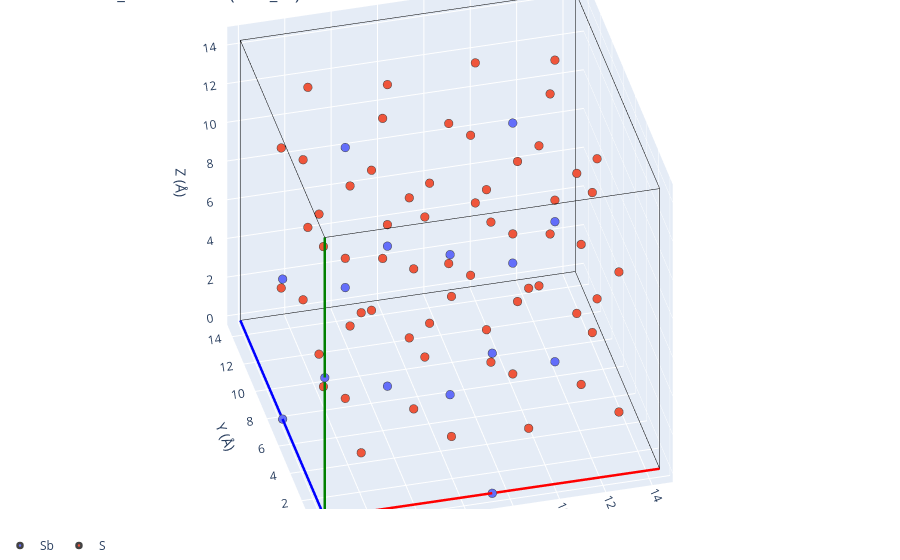

The cell this chart's notebook holds for it:
### Markdown cell above
`structure_2.cif` is the lower-symmetry *P*-42₁*c* description. Its framework cations sit on
the Sb sublattice (the W is folded into the disordered Sb site), so only Sb and S remain after
removing the sodium.

### Code cell
framework_2 = immobile_sites(f'{DATA}/structure_2.cif', supercell=(2, 2, 2))

print(f'structure_2 framework sites: {len(framework_2)}')
plot_3d(structure=framework_2, title='structure_2 framework (P-42_1c)')

### Figure 1 — Plotly figure (JSON) as saved in the notebook; plotly's stock layout.template omitted (floating-point values rounded to 4 significant figures)
{"data": [{"line": {"color": "red", "width": 5}, "mode": "lines", "showlegend": false, "type": "scatter3d", "x": [0.0, 14.44], "y": [0.0, -0.02995], "z": [0.0, 3.137e-05]}, {"line": {"color": "blue", "width": 5}, "mode": "lines", "showlegend": false, "type": "scatter3d", "x": [0.0, -0.02995], "y": [0.0, 14.44], "z": [0.0, -5.366e-05]}, {"line": {"color": "green", "width": 5}, "mode": "lines", "showlegend": false, "type": "scatter3d", "x": [0.0, 3.129e-05], "y": [0.0, -5.396e-05], "z": [0.0, 14.48]}, {"line": {"color": "black", "width": 1}, "mode": "lines", "showlegend": false, "type": "scatter3d", "x": [14.44, 14.41], "y": [-0.02995, 14.41], "z": [3.137e-05, -2.229e-05]}, {"line": {"color": "black", "width": 1}, "mode": "lines", "showlegend": false, "type": "scatter3d", "x": [14.44, 14.44], "y": [-0.02995, -0.03], "z": [3.137e-05, 14.48]}, {"line": {"color": "black", "width": 1}, "mode": "lines", "showlegend": false, "type": "scatter3d", "x": [-0.02995, 14.41], "y": [14.44, 14.41], "z": [-5.366e-05, -2.229e-05]}, {"line": {"color": "black", "width": 1}, "mode": "lines", "showlegend": false, "type": "scatter3d", "x": [-0.02995, -0.02991], "y": [14.44, 14.44], "z": [-5.366e-05, 14.48]}, {"line": {"color": "black", "width": 1}, "mode": "lines", "showlegend": false, "type": "scatter3d", "x": [3.129e-05, 14.44], "y": [-5.396e-05, -0.03], "z": [14.48, 14.48]}, {"line": {"color": "black", "width": 1}, "mode": "lines", "showlegend": false, "type": "scatter3d", "x": [3.129e-05, -0.02991], "y": [-5.396e-05, 14.44], "z": [14.48, 14.48]}, {"line": {"color": "black", "width": 1}, "mode": "lines", "showlegend": false, "type": "scatter3d", "x": [14.41, -0.02991], "y": [14.41, 14.44], "z": [14.48, 14.48]}, {"line": {"color": "black", "width": 1}, "mode": "lines", "showlegend": false, "type": "scatter3d", "x": [14.41, 14.44], "y": [14.41, -0.03], "z": [14.48, 14.48]}, {"line": {"color": "black", "width": 1}, "mode": "lines", "showlegend": false, "type": "scatter3d", "x": [14.41, 14.41], "y": [14.41, 14.41], "z": [14.48, -2.229e-05]}, {"line": {"color": "red", "width": 5}, "mode": "lines", "showlegend": false, "type": "scatter3d", "x": [0.0, 14.44], "y": [0.0, -0.02995], "z": [0.0, 3.137e-05]}, {"line": {"color": "blue", "width": 5}, "mode": "lines", "showlegend": false, "type": "scatter3d", "x": [0.0, -0.02995], "y": [0.0, 14.44], "z": [0.0, -5.366e-05]}, {"line": {"color": "green", "width": 5}, "mode": "lines", "showlegend": false, "type": "scatter3d", "x": [0.0, 3.129e-05], "y": [0.0, -5.396e-05], "z": [0.0, 14.48]}, {"line": {"color": "black", "width": 1}, "mode": "lines", "showlegend": false, "type": "scatter3d", "x": [14.44, 14.41], "y": [-0.02995, 14.41], "z": [3.137e-05, -2.229e-05]}, {"line": {"color": "black", "width": 1}, "mode": "lines", "showlegend": false, "type": "scatter3d", "x": [14.44, 14.44], "y": [-0.02995, -0.03], "z": [3.137e-05, 14.48]}, {"line": {"color": "black", "width": 1}, "mode": "lines", "showlegend": false, "type": "scatter3d", "x": [-0.02995, 14.41], "y": [14.44, 14.41], "z": [-5.366e-05, -2.229e-05]}, {"line": {"color": "black", "width": 1}, "mode": "lines", "showlegend": false, "type": "scatter3d", "x": [-0.02995, -0.02991], "y": [14.44, 14.44], "z": [-5.366e-05, 14.48]}, {"line": {"color": "black", "width": 1}, "mode": "lines", "showlegend": false, "type": "scatter3d", "x": [3.129e-05, 14.44], "y": [-5.396e-05, -0.03], "z": [14.48, 14.48]}, {"line": {"color": "black", "width": 1}, "mode": "lines", "showlegend": false, "type": "scatter3d", "x": [3.129e-05, -0.02991], "y": [-5.396e-05, 14.44], "z": [14.48, 14.48]}, {"line": {"color": "black", "width": 1}, "mode": "lines", "showlegend": false, "type": "scatter3d", "x": [14.41, -0.02991], "y": [14.41, 14.44], "z": [14.48, 14.48]}, {"line": {"color": "black", "width": 1}, "mode": "lines", "showlegend": false, "type": "scatter3d", "x": [14.41, 14.44], "y": [14.41, -0.03], "z": [14.48, 14.48]}, {"line": {"color": "black", "width": 1}, "mode": "lines", "showlegend": false, "type": "scatter3d", "x": [14.41, 14.41], "y": [14.41, 14.41], "z": [14.48, -2.229e-05]}, {"legendgroup": "Sb", "marker": {"color": "#636EFA", "line": {"width": 2.5}, "size": 5}, "mode": "markers", "name": "Sb", "showlegend": true, "type": "scatter3d", "x": [0.0], "y": [0.0], "z": [0.0]}, {"legendgroup": "Sb", "marker": {"color": "#636EFA", "line": {"width": 2.5}, "size": 5}, "mode": "markers", "name": "Sb", "showlegend": false, "type": "scatter3d", "x": [1.564e-05], "y": [-2.698e-05], "z": [7.238]}, {"legendgroup": "Sb", "marker": {"color": "#636EFA", "line": {"width": 2.5}, "size": 5}, "mode": "markers", "name": "Sb", "showlegend": false, "type": "scatter3d", "x": [-0.01497], "y": [7.218], "z": [-2.683e-05]}, {"legendgroup": "Sb", "marker": {"color": "#636EFA", "line": {"width": 2.5}, "size": 5}, "mode": "markers", "name": "Sb", "showlegend": false, "type": "scatter3d", "x": [-0.01496], "y": [7.218], "z": [7.238]}, {"legendgroup": "Sb", "marker": {"color": "#636EFA", "line": {"width": 2.5}, "size": 5}, "mode": "markers", "name": "Sb", "showlegend": false, "type": "scatter3d", "x": [7.218], "y": [-0.01497], "z": [1.568e-05]}, {"legendgroup": "Sb", "marker": {"color": "#636EFA", "line": {"width": 2.5}, "size": 5}, "mode": "markers", "name": "Sb", "showlegend": false, "type": "scatter3d", "x": [7.219], "y": [-0.015], "z": [7.238]}, {"legendgroup": "Sb", "marker": {"color": "#636EFA", "line": {"width": 2.5}, "size": 5}, "mode": "markers", "name": "Sb", "showlegend": false, "type": "scatter3d", "x": [7.204], "y": [7.204], "z": [-1.114e-05]}, {"legendgroup": "Sb", "marker": {"color": "#636EFA", "line": {"width": 2.5}, "size": 5}, "mode": "markers", "name": "Sb", "showlegend": false, "type": "scatter3d", "x": [7.204], "y": [7.203], "z": [7.238]}, {"legendgroup": "Sb", "marker": {"color": "#636EFA", "line": {"width": 2.5}, "size": 5}, "mode": "markers", "name": "Sb", "showlegend": false, "type": "scatter3d", "x": [3.602], "y": [3.602], "z": [3.619]}, {"legendgroup": "Sb", "marker": {"color": "#636EFA", "line": {"width": 2.5}, "size": 5}, "mode": "markers", "name": "Sb", "showlegend": false, "type": "scatter3d", "x": [3.602], "y": [3.602], "z": [10.86]}, {"legendgroup": "Sb", "marker": {"color": "#636EFA", "line": {"width": 2.5}, "size": 5}, "mode": "markers", "name": "Sb", "showlegend": false, "type": "scatter3d", "x": [3.587], "y": [10.82], "z": [3.619]}, {"legendgroup": "Sb", "marker": {"color": "#636EFA", "line": {"width": 2.5}, "size": 5}, "mode": "markers", "name": "Sb", "showlegend": false, "type": "scatter3d", "x": [3.587], "y": [10.82], "z": [10.86]}, {"legendgroup": "Sb", "marker": {"color": "#636EFA", "line": {"width": 2.5}, "size": 5}, "mode": "markers", "name": "Sb", "showlegend": false, "type": "scatter3d", "x": [10.82], "y": [3.587], "z": [3.619]}, {"legendgroup": "Sb", "marker": {"color": "#636EFA", "line": {"width": 2.5}, "size": 5}, "mode": "markers", "name": "Sb", "showlegend": false, "type": "scatter3d", "x": [10.82], "y": [3.587], "z": [10.86]}, {"legendgroup": "Sb", "marker": {"color": "#636EFA", "line": {"width": 2.5}, "size": 5}, "mode": "markers", "name": "Sb", "showlegend": false, "type": "scatter3d", "x": [10.81], "y": [10.81], "z": [3.619]}, {"legendgroup": "Sb", "marker": {"color": "#636EFA", "line": {"width": 2.5}, "size": 5}, "mode": "markers", "name": "Sb", "showlegend": false, "type": "scatter3d", "x": [10.81], "y": [10.81], "z": [10.86]}, {"legendgroup": "S", "marker": {"color": "#EF553B", "line": {"width": 2.5}, "size": 5}, "mode": "markers", "name": "S", "showlegend": true, "type": "scatter3d", "x": [2.159], "y": [2.357], "z": [1.311]}, {"legendgroup": "S", "marker": {"color": "#EF553B", "line": {"width": 2.5}, "size": 5}, "mode": "markers", "name": "S", "showlegend": false, "type": "scatter3d", "x": [2.159], "y": [2.357], "z": [8.548]}, {"legendgroup": "S", "marker": {"color": "#EF553B", "line": {"width": 2.5}, "size": 5}, "mode": "markers", "name": "S", "showlegend": false, "type": "scatter3d", "x": [2.144], "y": [9.576], "z": [1.311]}, {"legendgroup": "S", "marker": {"color": "#EF553B", "line": {"width": 2.5}, "size": 5}, "mode": "markers", "name": "S", "showlegend": false, "type": "scatter3d", "x": [2.144], "y": [9.576], "z": [8.548]}, {"legendgroup": "S", "marker": {"color": "#EF553B", "line": {"width": 2.5}, "size": 5}, "mode": "markers", "name": "S", "showlegend": false, "type": "scatter3d", "x": [9.378], "y": [2.342], "z": [1.311]}, {"legendgroup": "S", "marker": {"color": "#EF553B", "line": {"width": 2.5}, "size": 5}, "mode": "markers", "name": "S", "showlegend": false, "type": "scatter3d", "x": [9.378], "y": [2.342], "z": [8.548]}, {"legendgroup": "S", "marker": {"color": "#EF553B", "line": {"width": 2.5}, "size": 5}, "mode": "markers", "name": "S", "showlegend": false, "type": "scatter3d", "x": [9.363], "y": [9.561], "z": [1.311]}, {"legendgroup": "S", "marker": {"color": "#EF553B", "line": {"width": 2.5}, "size": 5}, "mode": "markers", "name": "S", "showlegend": false, "type": "scatter3d", "x": [9.363], "y": [9.561], "z": [8.548]}, {"legendgroup": "S", "marker": {"color": "#EF553B", "line": {"width": 2.5}, "size": 5}, "mode": "markers", "name": "S", "showlegend": false, "type": "scatter3d", "x": [1.433], "y": [5.968], "z": [2.308]}, {"legendgroup": "S", "marker": {"color": "#EF553B", "line": {"width": 2.5}, "size": 5}, "mode": "markers", "name": "S", "showlegend": false, "type": "scatter3d", "x": [1.433], "y": [5.968], "z": [9.546]}, {"legendgroup": "S", "marker": {"color": "#EF553B", "line": {"width": 2.5}, "size": 5}, "mode": "markers", "name": "S", "showlegend": false, "type": "scatter3d", "x": [1.418], "y": [13.19], "z": [2.308]}, {"legendgroup": "S", "marker": {"color": "#EF553B", "line": {"width": 2.5}, "size": 5}, "mode": "markers", "name": "S", "showlegend": false, "type": "scatter3d", "x": [1.418], "y": [13.19], "z": [9.546]}, {"legendgroup": "S", "marker": {"color": "#EF553B", "line": {"width": 2.5}, "size": 5}, "mode": "markers", "name": "S", "showlegend": false, "type": "scatter3d", "x": [8.651], "y": [5.953], "z": [2.308]}, {"legendgroup": "S", "marker": {"color": "#EF553B", "line": {"width": 2.5}, "size": 5}, "mode": "markers", "name": "S", "showlegend": false, "type": "scatter3d", "x": [8.651], "y": [5.953], "z": [9.546]}, {"legendgroup": "S", "marker": {"color": "#EF553B", "line": {"width": 2.5}, "size": 5}, "mode": "markers", "name": "S", "showlegend": false, "type": "scatter3d", "x": [8.636], "y": [13.17], "z": [2.308]}, {"legendgroup": "S", "marker": {"color": "#EF553B", "line": {"width": 2.5}, "size": 5}, "mode": "markers", "name": "S", "showlegend": false, "type": "scatter3d", "x": [8.636], "y": [13.17], "z": [9.546]}, {"legendgroup": "S", "marker": {"color": "#EF553B", "line": {"width": 2.5}, "size": 5}, "mode": "markers", "name": "S", "showlegend": false, "type": "scatter3d", "x": [4.852], "y": [2.154], "z": [5.927]}, {"legendgroup": "S", "marker": {"color": "#EF553B", "line": {"width": 2.5}, "size": 5}, "mode": "markers", "name": "S", "showlegend": false, "type": "scatter3d", "x": [4.852], "y": [2.154], "z": [13.16]}, {"legendgroup": "S", "marker": {"color": "#EF553B", "line": {"width": 2.5}, "size": 5}, "mode": "markers", "name": "S", "showlegend": false, "type": "scatter3d", "x": [4.837], "y": [9.373], "z": [5.927]}, {"legendgroup": "S", "marker": {"color": "#EF553B", "line": {"width": 2.5}, "size": 5}, "mode": "markers", "name": "S", "showlegend": false, "type": "scatter3d", "x": [4.837], "y": [9.372], "z": [13.16]}, {"legendgroup": "S", "marker": {"color": "#EF553B", "line": {"width": 2.5}, "size": 5}, "mode": "markers", "name": "S", "showlegend": false, "type": "scatter3d", "x": [12.07], "y": [2.139], "z": [5.927]}, {"legendgroup": "S", "marker": {"color": "#EF553B", "line": {"width": 2.5}, "size": 5}, "mode": "markers", "name": "S", "showlegend": false, "type": "scatter3d", "x": [12.07], "y": [2.139], "z": [13.16]}, {"legendgroup": "S", "marker": {"color": "#EF553B", "line": {"width": 2.5}, "size": 5}, "mode": "markers", "name": "S", "showlegend": false, "type": "scatter3d", "x": [12.06], "y": [9.358], "z": [5.927]}, {"legendgroup": "S", "marker": {"color": "#EF553B", "line": {"width": 2.5}, "size": 5}, "mode": "markers", "name": "S", "showlegend": false, "type": "scatter3d", "x": [12.06], "y": [9.358], "z": [13.16]}, {"legendgroup": "S", "marker": {"color": "#EF553B", "line": {"width": 2.5}, "size": 5}, "mode": "markers", "name": "S", "showlegend": false, "type": "scatter3d", "x": [1.244], "y": [1.443], "z": [4.93]}, {"legendgroup": "S", "marker": {"color": "#EF553B", "line": {"width": 2.5}, "size": 5}, "mode": "markers", "name": "S", "showlegend": false, "type": "scatter3d", "x": [1.244], "y": [1.443], "z": [12.17]}, {"legendgroup": "S", "marker": {"color": "#EF553B", "line": {"width": 2.5}, "size": 5}, "mode": "markers", "name": "S", "showlegend": false, "type": "scatter3d", "x": [1.229], "y": [8.661], "z": [4.93]}, {"legendgroup": "S", "marker": {"color": "#EF553B", "line": {"width": 2.5}, "size": 5}, "mode": "markers", "name": "S", "showlegend": false, "type": "scatter3d", "x": [1.229], "y": [8.661], "z": [12.17]}, {"legendgroup": "S", "marker": {"color": "#EF553B", "line": {"width": 2.5}, "size": 5}, "mode": "markers", "name": "S", "showlegend": false, "type": "scatter3d", "x": [8.463], "y": [1.428], "z": [4.93]}, {"legendgroup": "S", "marker": {"color": "#EF553B", "line": {"width": 2.5}, "size": 5}, "mode": "markers", "name": "S", "showlegend": false, "type": "scatter3d", "x": [8.463], "y": [1.428], "z": [12.17]}, {"legendgroup": "S", "marker": {"color": "#EF553B", "line": {"width": 2.5}, "size": 5}, "mode": "markers", "name": "S", "showlegend": false, "type": "scatter3d", "x": [8.448], "y": [8.646], "z": [4.93]}, {"legendgroup": "S", "marker": {"color": "#EF553B", "line": {"width": 2.5}, "size": 5}, "mode": "markers", "name": "S", "showlegend": false, "type": "scatter3d", "x": [8.448], "y": [8.646], "z": [12.17]}, {"legendgroup": "S", "marker": {"color": "#EF553B", "line": {"width": 2.5}, "size": 5}, "mode": "markers", "name": "S", "showlegend": false, "type": "scatter3d", "x": [2.351], "y": [5.049], "z": [5.927]}, {"legendgroup": "S", "marker": {"color": "#EF553B", "line": {"width": 2.5}, "size": 5}, "mode": "markers", "name": "S", "showlegend": false, "type": "scatter3d", "x": [2.351], "y": [5.049], "z": [13.16]}, {"legendgroup": "S", "marker": {"color": "#EF553B", "line": {"width": 2.5}, "size": 5}, "mode": "markers", "name": "S", "showlegend": false, "type": "scatter3d", "x": [2.336], "y": [12.27], "z": [5.927]}, {"legendgroup": "S", "marker": {"color": "#EF553B", "line": {"width": 2.5}, "size": 5}, "mode": "markers", "name": "S", "showlegend": false, "type": "scatter3d", "x": [2.336], "y": [12.27], "z": [13.16]}, {"legendgroup": "S", "marker": {"color": "#EF553B", "line": {"width": 2.5}, "size": 5}, "mode": "markers", "name": "S", "showlegend": false, "type": "scatter3d", "x": [9.57], "y": [5.034], "z": [5.927]}, {"legendgroup": "S", "marker": {"color": "#EF553B", "line": {"width": 2.5}, "size": 5}, "mode": "markers", "name": "S", "showlegend": false, "type": "scatter3d", "x": [9.57], "y": [5.034], "z": [13.16]}, {"legendgroup": "S", "marker": {"color": "#EF553B", "line": {"width": 2.5}, "size": 5}, "mode": "markers", "name": "S", "showlegend": false, "type": "scatter3d", "x": [9.555], "y": [12.25], "z": [5.927]}, {"legendgroup": "S", "marker": {"color": "#EF553B", "line": {"width": 2.5}, "size": 5}, "mode": "markers", "name": "S", "showlegend": false, "type": "scatter3d", "x": [9.555], "y": [12.25], "z": [13.16]}, {"legendgroup": "S", "marker": {"color": "#EF553B", "line": {"width": 2.5}, "size": 5}, "mode": "markers", "name": "S", "showlegend": false, "type": "scatter3d", "x": [5.959], "y": [5.761], "z": [4.93]}, {"legendgroup": "S", "marker": {"color": "#EF553B", "line": {"width": 2.5}, "size": 5}, "mode": "markers", "name": "S", "showlegend": false, "type": "scatter3d", "x": [5.959], "y": [5.761], "z": [12.17]}, {"legendgroup": "S", "marker": {"color": "#EF553B", "line": {"width": 2.5}, "size": 5}, "mode": "markers", "name": "S", "showlegend": false, "type": "scatter3d", "x": [5.944], "y": [12.98], "z": [4.929]}, {"legendgroup": "S", "marker": {"color": "#EF553B", "line": {"width": 2.5}, "size": 5}, "mode": "markers", "name": "S", "showlegend": false, "type": "scatter3d", "x": [5.944], "y": [12.98], "z": [12.17]}, {"legendgroup": "S", "marker": {"color": "#EF553B", "line": {"width": 2.5}, "size": 5}, "mode": "markers", "name": "S", "showlegend": false, "type": "scatter3d", "x": [13.18], "y": [5.746], "z": [4.93]}, {"legendgroup": "S", "marker": {"color": "#EF553B", "line": {"width": 2.5}, "size": 5}, "mode": "markers", "name": "S", "showlegend": false, "type": "scatter3d", "x": [13.18], "y": [5.746], "z": [12.17]}, {"legendgroup": "S", "marker": {"color": "#EF553B", "line": {"width": 2.5}, "size": 5}, "mode": "markers", "name": "S", "showlegend": false, "type": "scatter3d", "x": [13.16], "y": [12.96], "z": [4.93]}, {"legendgroup": "S", "marker": {"color": "#EF553B", "line": {"width": 2.5}, "size": 5}, "mode": "markers", "name": "S", "showlegend": false, "type": "scatter3d", "x": [13.16], "y": [12.96], "z": [12.17]}, {"legendgroup": "S", "marker": {"color": "#EF553B", "line": {"width": 2.5}, "size": 5}, "mode": "markers", "name": "S", "showlegend": false, "type": "scatter3d", "x": [5.044], "y": [4.846], "z": [1.311]}, {"legendgroup": "S", "marker": {"color": "#EF553B", "line": {"width": 2.5}, "size": 5}, "mode": "markers", "name": "S", "showlegend": false, "type": "scatter3d", "x": [5.044], "y": [4.846], "z": [8.548]}, {"legendgroup": "S", "marker": {"color": "#EF553B", "line": {"width": 2.5}, "size": 5}, "mode": "markers", "name": "S", "showlegend": false, "type": "scatter3d", "x": [5.029], "y": [12.06], "z": [1.311]}, {"legendgroup": "S", "marker": {"color": "#EF553B", "line": {"width": 2.5}, "size": 5}, "mode": "markers", "name": "S", "showlegend": false, "type": "scatter3d", "x": [5.029], "y": [12.06], "z": [8.548]}, {"legendgroup": "S", "marker": {"color": "#EF553B", "line": {"width": 2.5}, "size": 5}, "mode": "markers", "name": "S", "showlegend": false, "type": "scatter3d", "x": [12.26], "y": [4.831], "z": [1.311]}, {"legendgroup": "S", "marker": {"color": "#EF553B", "line": {"width": 2.5}, "size": 5}, "mode": "markers", "name": "S", "showlegend": false, "type": "scatter3d", "x": [12.26], "y": [4.831], "z": [8.548]}, {"legendgroup": "S", "marker": {"color": "#EF553B", "line": {"width": 2.5}, "size": 5}, "mode": "markers", "name": "S", "showlegend": false, "type": "scatter3d", "x": [12.25], "y": [12.05], "z": [1.311]}, {"legendgroup": "S", "marker": {"color": "#EF553B", "line": {"width": 2.5}, "size": 5}, "mode": "markers", "name": "S", "showlegend": false, "type": "scatter3d", "x": [12.25], "y": [12.05], "z": [8.548]}, {"legendgroup": "S", "marker": {"color": "#EF553B", "line": {"width": 2.5}, "size": 5}, "mode": "markers", "name": "S", "showlegend": false, "type": "scatter3d", "x": [5.771], "y": [1.235], "z": [2.308]}, {"legendgroup": "S", "marker": {"color": "#EF553B", "line": {"width": 2.5}, "size": 5}, "mode": "markers", "name": "S", "showlegend": false, "type": "scatter3d", "x": [5.771], "y": [1.235], "z": [9.546]}, {"legendgroup": "S", "marker": {"color": "#EF553B", "line": {"width": 2.5}, "size": 5}, "mode": "markers", "name": "S", "showlegend": false, "type": "scatter3d", "x": [5.756], "y": [8.454], "z": [2.308]}, {"legendgroup": "S", "marker": {"color": "#EF553B", "line": {"width": 2.5}, "size": 5}, "mode": "markers", "name": "S", "showlegend": false, "type": "scatter3d", "x": [5.756], "y": [8.454], "z": [9.546]}, {"legendgroup": "S", "marker": {"color": "#EF553B", "line": {"width": 2.5}, "size": 5}, "mode": "markers", "name": "S", "showlegend": false, "type": "scatter3d", "x": [12.99], "y": [1.22], "z": [2.308]}, {"legendgroup": "S", "marker": {"color": "#EF553B", "line": {"width": 2.5}, "size": 5}, "mode": "markers", "name": "S", "showlegend": false, "type": "scatter3d", "x": [12.99], "y": [1.22], "z": [9.546]}, {"legendgroup": "S", "marker": {"color": "#EF553B", "line": {"width": 2.5}, "size": 5}, "mode": "markers", "name": "S", "showlegend": false, "type": "scatter3d", "x": [12.97], "y": [8.439], "z": [2.308]}, {"legendgroup": "S", "marker": {"color": "#EF553B", "line": {"width": 2.5}, "size": 5}, "mode": "markers", "name": "S", "showlegend": false, "type": "scatter3d", "x": [12.97], "y": [8.439], "z": [9.546]}], "layout": {"legend": {"orientation": "h", "x": 0, "xanchor": "left", "y": -0.1, "yanchor": "bottom"}, "margin": {"b": 0, "l": 0, "r": 0, "t": 0}, "scene": {"aspectmode": "manual", "aspectratio": {"x": 1.444, "y": 1.444, "z": 1.448}, "camera": {"eye": {"x": -0.7219, "y": -2.887, "z": 2.171}, "projection": {"type": "orthographic"}}, "xaxis": {"title": {"text": "X (Å)"}}, "yaxis": {"title": {"text": "Y (Å)"}}, "zaxis": {"title": {"text": "Z (Å)"}}}, "showlegend": true, "title": {"text": "structure_2 framework (P-42_1c)"}}}
